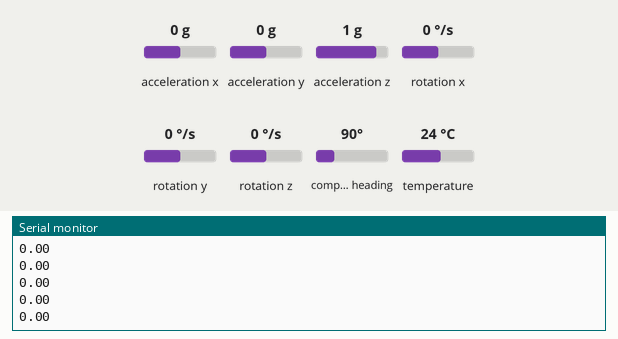
This sketch was run on a simulated Arduino Mega 2560, built with avr-gcc and run on an emulated ATmega2560. Parts: the last lines printed to the serial monitor. The test bench sets the inputs (shaded band); at power-on: rotation z 0 °/s, acceleration x 0 g, acceleration y 0 g, acceleration z 1 g, rotation x 0 °/s, rotation y 0 °/s, compass heading 90°, temperature 24 °C.

Above: at 1.2 s.
1.3 s: rotation z set to -192 °/s
At 2.3 s:
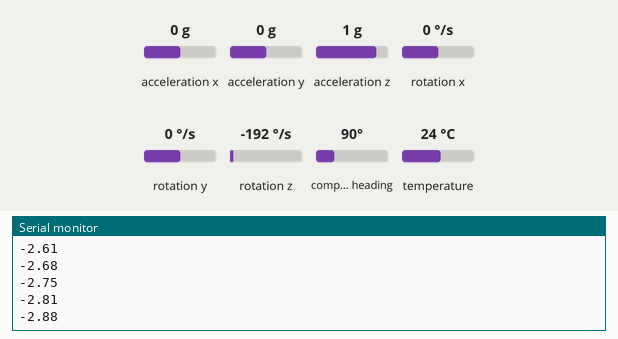
2.8 s: rotation z set to -100 °/s
At 3.5 s:
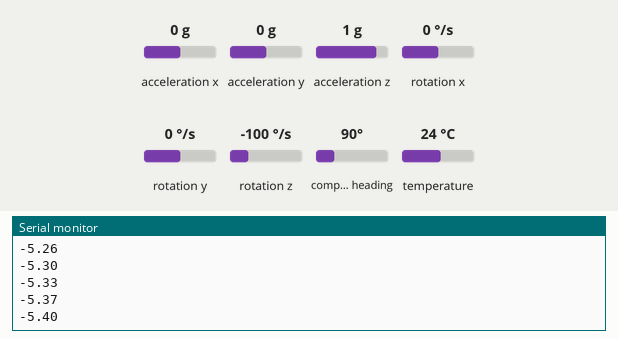
Timing chart, 0 to 5.8 s (numbered marks = the images above; inputs shaded):
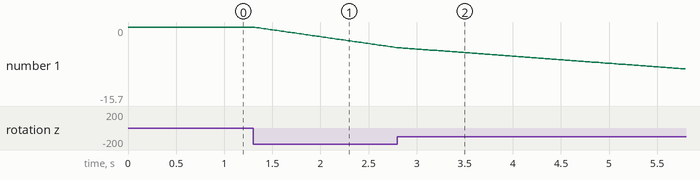

Measured:
- after the input at 1.3 s, the serial monitor: prints a new line at once (image 1)
- plotted number 1: 0 → -4.36 after the input at 1.3 s

The sketch:

MegaIMUTest.ino
```cpp
// MegaIMUTest.ino
// BDK:ESE421:2019C
// Week 2 Lab Sketch -- Test IMU
//
// Need the Adafruit Sensor Library
//

#include <SPI.h>
#include <Adafruit_LSM9DS1.h>
#include <Adafruit_Sensor.h>

//
// IMU uses SPI -- here are the pins on the Mega
// (Pins 49 & 47 are user selection)
//
#define LSM9DS1_SCK 52  //BDK-mega
#define LSM9DS1_MISO 50 //BDK-mega
#define LSM9DS1_MOSI 51 //BDK-mega
#define LSM9DS1_XGCS 49 //BDK-mega
#define LSM9DS1_MCS 47 //BDK-mega

//
// tell sensor library which pins for accel & gyro data
//
Adafruit_LSM9DS1 lsm = Adafruit_LSM9DS1(LSM9DS1_XGCS, LSM9DS1_MCS);

void setup() {
    Serial.begin(115200);
    Serial.println("MegaIMUTest");

//
// initialize gyro / mag / accel
//
    if (!lsm.begin())
    {
      Serial.println("Oops ... unable to initialize the LSM9DS1. Check your wiring!");
      while (1);
    }
    Serial.println("Found LSM9DS1 9DOF");
    //
    // set ranges for sensor
    //
    lsm.setupAccel(lsm.LSM9DS1_ACCELRANGE_2G);
    lsm.setupMag(lsm.LSM9DS1_MAGGAIN_4GAUSS);
    lsm.setupGyro(lsm.LSM9DS1_GYROSCALE_245DPS);
}

//////////////////////////////////////////////////////////////////
void loop() {
//
//  get the gyro / accel / mag data
//
    lsm.read();  /* ask it to read in the data */
    sensors_event_t a, m, g, temp;
    lsm.getEvent(&a, &m, &g, &temp);
    //Serial.print("Accel X: "); Serial.print(a.acceleration.x); Serial.print(" m/s^2");
    //Serial.print("\tY: "); Serial.print(a.acceleration.y);     Serial.print(" m/s^2 ");
    //Serial.print("\tZ: "); Serial.print(a.acceleration.z);     Serial.println(" m/s^2 ");

    //Serial.print("Mag X: "); Serial.print(m.magnetic.x);   Serial.print(" gauss");
    //Serial.print("\tY: "); Serial.print(m.magnetic.y);     Serial.print(" gauss");
    //Serial.print("\tZ: "); Serial.print(m.magnetic.z);     Serial.println(" gauss");
//
//    Serial.print("Gyro X: "); Serial.print(g.gyro.x);   Serial.print(" dps");
//    Serial.print("\tY: "); Serial.print(g.gyro.y);      Serial.print(" dps");
//    Serial.print("\tZ: "); Serial.print(g.gyro.z);      Serial.println(" dps");


    double curr = g.gyro.z;
    static double out = 0;
    out += curr * 0.02;

    // Wait 20 ms

    Serial.println(out);

    delay(20);
}
```
